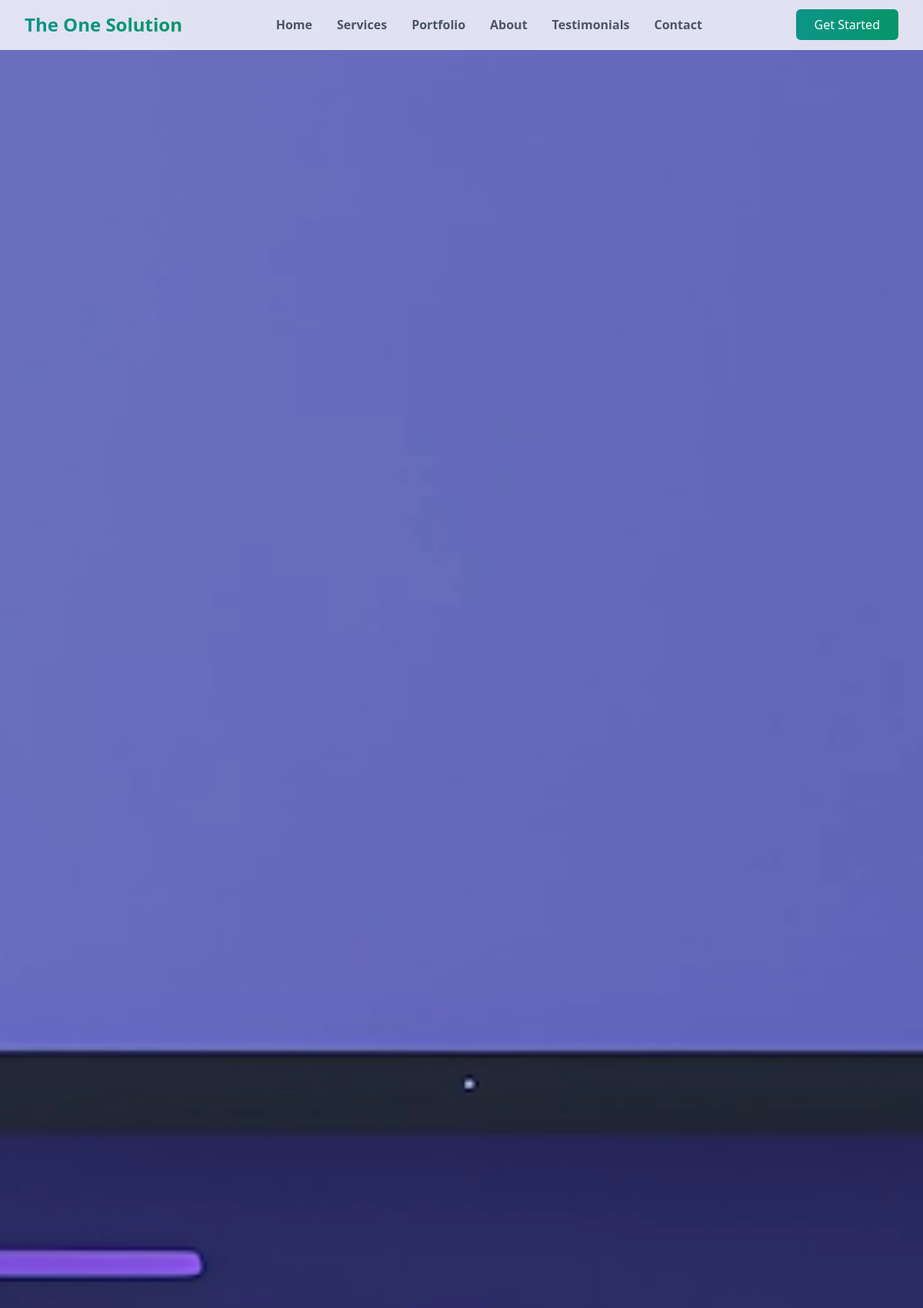
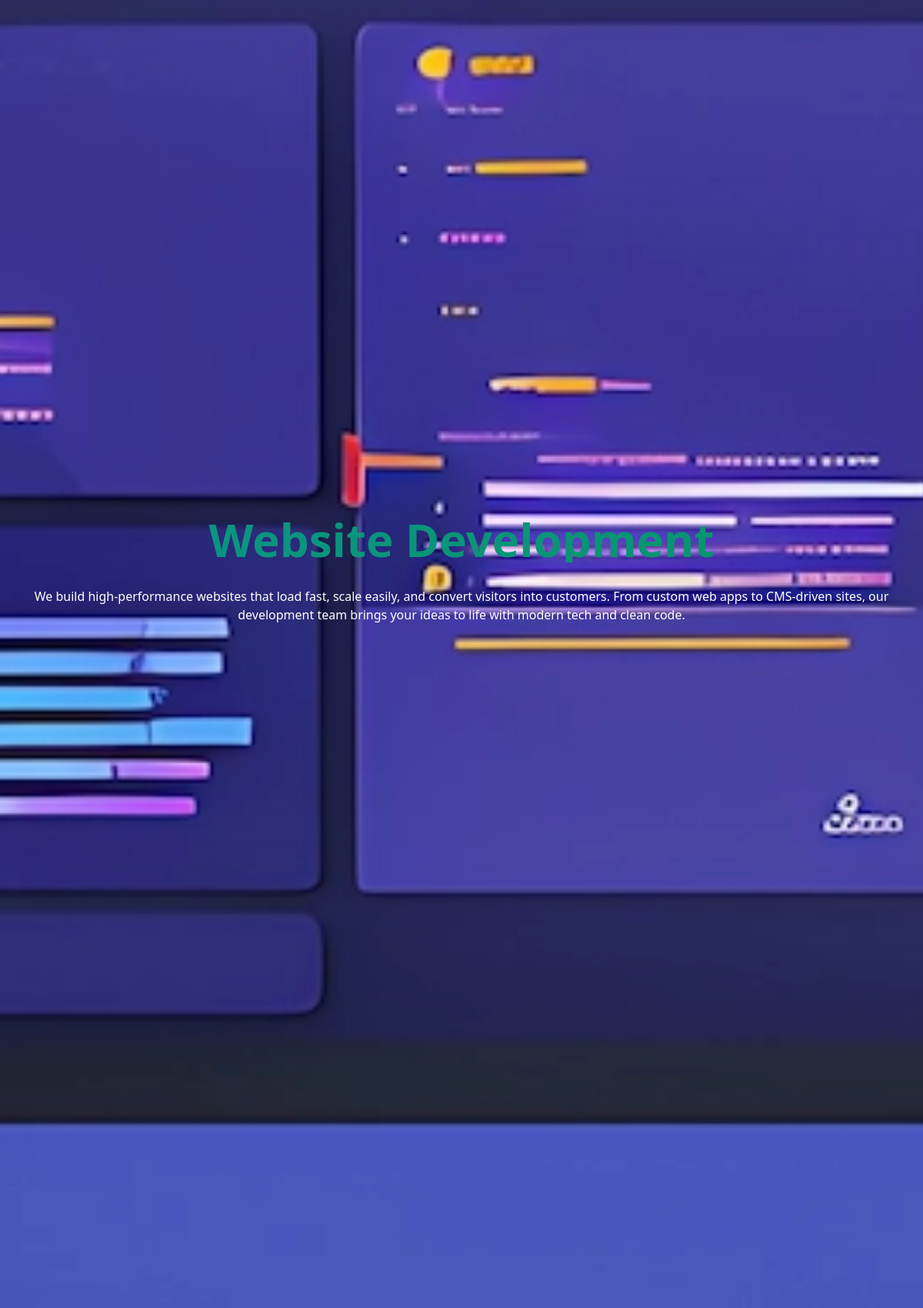
The page /services/website-development/ (upper part) on the database its author committed (2 pictures, top to bottom).
### new/models.py (models this page shows, shortened)
class ServiceCategory(models.Model):
    heading = models.CharField(max_length=300)
    image_m = models.ImageField(upload_to='image_m/')
    image_t = models.ImageField(upload_to='image_t/')
    image_d = models.ImageField(upload_to='image_d/')
    alt = models.CharField(max_length=1000)
    small_description = models.TextField()
    content = models.TextField()
    title = models.CharField(max_length=200)
    meta_description = models.TextField()
    meta_keywords = models.TextField()
    schema = models.JSONField()
    og_title = models.TextField()
    og_type = models.TextField()
    og_url = models.TextField()
    og_image = models.TextField()
    og_description = models.TextField()
    og_site_name = models.TextField()
    slug = models.SlugField(unique=True)

### new/views.py (the view)
# urls.py: path('services/<slug:slug>/', service_category_detail, name='service_category_detail'),
def service_category_detail(request, slug):
    service_category = get_object_or_404(
        ServiceCategory.objects.only(
            'heading', 'small_description', 'content', 'image_m', 'image_t', 'image_d', 'alt',
            'title', 'meta_description', 'meta_keywords', 'og_title',
            'og_description', 'og_image', 'slug'
        ),
        slug=slug
    )
    services = Service.objects.filter(
        service_category=service_category
    ).only(
        'heading', 'small_description', 'image_m', 'image_t', 'image_d', 'alt', 'slug', 'order'
    ).order_by('order', 'heading')
    service_variants = ServiceVariant.objects.filter(
        service_category__service_category=service_category
    ).select_related('service_category').only(
        'heading', 'small_description', 'image_m', 'image_t', 'image_d', 'alt', 'slug', 'order',
        'service_category__heading', 'service_category__slug'
    ).order_by('order', 'heading')
    service_category_contents = ServiceCategoryContent.objects.filter(
        service_category=service_category
    ).only(
        'image_m', 'image_t', 'image_d', 'content', 'youtube_video_embed'
    )
    related_categories = ServiceCategory.objects.exclude(
        id=service_category.id
    ).only(
        'heading', 'small_description', 'image_m', 'image_t', 'image_d', 'alt', 'slug'
    )[:3]
    context = {
        'service_category': service_category,
        'services': services,
        'service_variants': service_variants,
        'service_category_contents': service_category_contents,
        'related_categories': related_categories,
    }
    return render(request, 'service_category_detail.html', context)

### templates/service_category_detail.html (shortened to what this page needs)
{% extends 'base.html' %}
{% block content %}
<section class="relative min-h-[60vh] flex items-center justify-center overflow-hidden pt-16">
    {% if service_category.image_d %}
    <div class="absolute inset-0">
        <picture>
            <source media="(max-width: 640px)" srcset="{{ service_category.image_m.url }}">
            <source media="(max-width: 1024px)" srcset="{{ service_category.image_t.url }}">
            <img src="{{ service_category.image_d.url }}" alt="{{ service_category.alt }}"
                 class="w-full h-full object-cover opacity-100">
        </picture>
    </div>
    {% endif %}
    <div class="relative max-w-7xl mx-auto px-4 sm:px-6 lg:px-8 py-20 text-center">
        <div class="fade-in-up">
            <h1 class="text-4xl sm:text-5xl lg:text-6xl font-bold mb-6 gradient-text">
                {{ service_category.heading }}
            </h1>
            <p class="text-lg sm:text-xl text-white-600 max-w-3xl mx-auto mb-8">
                {{ service_category.small_description|safe }}
            </p>
        </div>
    </div>
</section>
{% endblock %}

### templates/base.html (shortened to what this page needs)
{% load static %}
<!DOCTYPE html>
<html lang="en">
<head>
    <script src="https://cdn.tailwindcss.com"></script>
</head>
<body class="min-h-screen bg-white text-gray-900">
    <nav class="fixed top-0 left-0 right-0 z-50 bg-white/80 backdrop-blur-lg border-b border-gray-200">
        <div class="max-w-7xl mx-auto px-4 sm:px-6 lg:px-8">
            <div class="flex justify-between items-center h-16">
                <div class="flex-shrink-0">
                    <h1 class="text-2xl font-bold gradient-text">The One Solution</h1>
                </div>
                <div class="hidden md:flex items-center space-x-8">
                    <a href="{% url 'home' %}" class="text-gray-600 hover:text-gray-900 transition-colors">Home</a>
                    <a href="#services" class="text-gray-600 hover:text-gray-900 transition-colors">Services</a>
                    <a href="#portfolio" class="text-gray-600 hover:text-gray-900 transition-colors">Portfolio</a>
                    <a href="#about" class="text-gray-600 hover:text-gray-900 transition-colors">About</a>
                    <a href="#testimonials" class="text-gray-600 hover:text-gray-900 transition-colors">Testimonials</a>
                    <a href="#contact" class="text-gray-600 hover:text-gray-900 transition-colors">Contact</a>
                </div>
                <div class="hidden md:block">
                    <button class="bg-gradient-to-r from-teal-600 to-emerald-600 hover:from-teal-700 hover:to-emerald-700 text-white px-6 py-2 rounded-md transition-all">
                        Get Started
                    </button>
                </div>
            </div>
        </div>
    </nav>
    {% block content %}
    {% endblock %}
</body>
</html>

### templates/base.html (style rules this page uses)
.fade-in-up { opacity: 0; transform: translateY(20px); transition: opacity 0.6s ease-out, transform 0.6s ease-out; }
.fade-in-up.visible { opacity: 1; transform: translateY(0); }
.gradient-text { background: linear-gradient(to right, #334155, #0d9488, #059669); -webkit-background-clip: text; -webkit-text-fill-color: transparent; background-clip: text; }
a { font-weight: 600; color: #059669; text-decoration: underline; text-decoration-color: #059669; text-underline-offset: 3px; transition: all 0.3s ease; }

### templates/service_category_detail.html (style rules this page uses)
.gradient-text { background: linear-gradient(135deg, #0d9488 0%, #059669 100%); -webkit-background-clip: text; -webkit-text-fill-color: transparent; background-clip: text; }
.fade-in-up { animation: fadeInUp 0.8s ease-out; }

### rows shown on the page
ServiceCategory: image_d (picture), heading "Website Development", small_description "We build high-performance websites that load fast, scale easily, and convert visitors into customers. From custom web apps to CMS-driven sites, our development team brings your ideas to life with modern tech and clean code."
